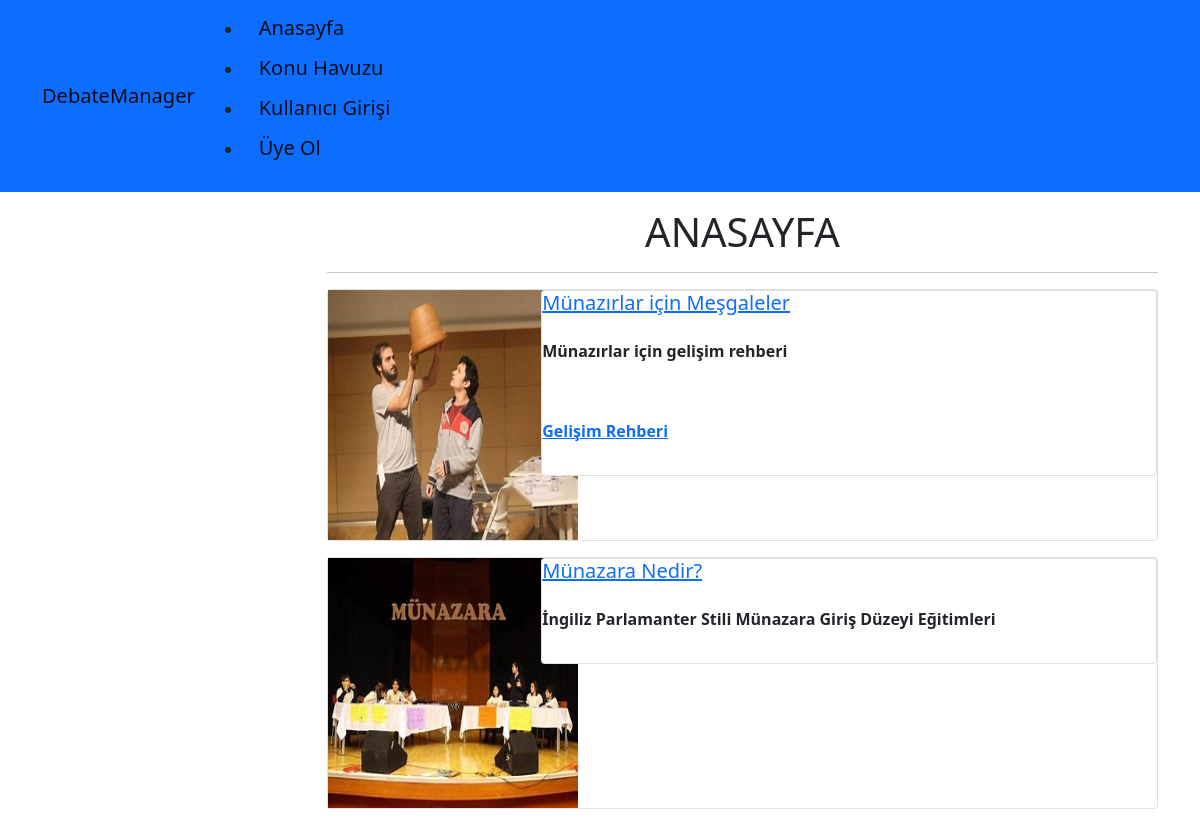
The page / on the database its author committed.
### DM/models.py (models this page shows, shortened)
class Blog(models.Model):
    title = models.CharField(max_length=200)
    image = models.CharField(max_length=50)
    description = RichTextField()
    is_active = models.BooleanField(default=False)
    is_home = models.BooleanField(default=False)
    slug = models.SlugField(null=False, blank=True, unique=True, db_index=True, editable=False)
    categories = models.ManyToManyField(Category)

### DM/views.py (the view)
# urls.py: path("", views.index, name = "anasayfa"),
def index(request):
    context = {
        "blogs": Blog.objects.filter(is_home=True),
        "categories": Category.objects.all()}
    return render(request, "DM/index.html", context)

### DM/templates/DM/index.html (shortened to what this page needs)
{% extends "base.html" %}
{% load static %}
{% block css_files %}
    <link rel="stylesheet" href="{% static 'DM/css/style1.css' %}">
{% endblock %}
{% block content %}
<div class="container mt-3">
    <div class="row">
        <div class="col-3">
        </div>
        <div class="col-9">
            <h1><center>ANASAYFA</center></h1>
            <hr>
            {% for blog in blogs %}
                {% if blog.is_active and blog.is_home %}
                    {% include 'partials/_DM.html' %}
                {% endif %}
            {% endfor %}
        </div>
    </div>
</div>
{% endblock %}

### DM/templates/partials/_DM.html
{% load static %}
<div class="card mb-3">
    <div class="row">
        <div class="col-md-3">
            <img src="{% static 'img/'|add:blog.image %}" alt="" width="250" height="250">
        </div>
        <div class="col-md-9">
            <div class="card body">
                <h5 class="card-title">
                    <a href="{% url 'blog_details' blog.slug %}">
                        {{ blog.title }}
                    </a>
                </h5>
                <p class="card-text">{{ blog.description|safe }}</p>
            </div>
        </div>
    </div>
</div>

### rows shown on the page
Blog: image (picture), title "Münazırlar için Meşgaleler", description "Münazırlar için gelişim rehberi Gelişim Rehberi"
Blog: image (picture), title "Münazara Nedir?", description "İngiliz Parlamanter Stili Münazara Giriş Düzeyi Eğitimleri"
